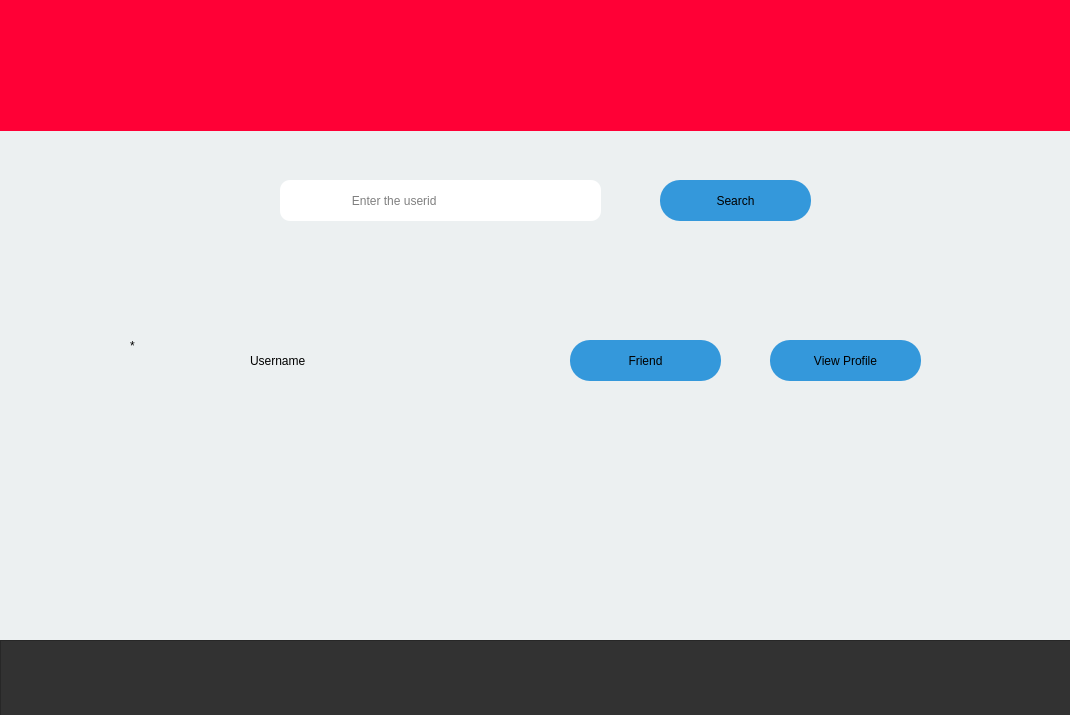
<?xml version="1.0" encoding="UTF-8"?>
<ui version="4.0">
 <class>Search_Page</class>
 <widget class="QDialog" name="Search_Page">
  <property name="geometry">
   <rect>
    <x>0</x>
    <y>0</y>
    <width>1070</width>
    <height>715</height>
   </rect>
  </property>
  <property name="sizePolicy">
   <sizepolicy hsizetype="Preferred" vsizetype="Preferred">
    <horstretch>0</horstretch>
    <verstretch>0</verstretch>
   </sizepolicy>
  </property>
  <property name="minimumSize">
   <size>
    <width>1070</width>
    <height>715</height>
   </size>
  </property>
  <property name="maximumSize">
   <size>
    <width>1070</width>
    <height>800</height>
   </size>
  </property>
  <property name="windowTitle">
   <string>Search</string>
  </property>
  <property name="styleSheet">
   <string notr="true">QDialog{
	background-color: rgb(236, 240, 241);
}
QPushButton::hover{
color:white;
}</string>
  </property>
  <widget class="QLabel" name="label">
   <property name="geometry">
    <rect>
     <x>0</x>
     <y>0</y>
     <width>2001</width>
     <height>131</height>
    </rect>
   </property>
   <property name="styleSheet">
    <string notr="true">QLabel{
background-color:rgb(255,0,54);
}</string>
   </property>
   <property name="text">
    <string/>
   </property>
  </widget>
  <widget class="QLabel" name="label_2">
   <property name="geometry">
    <rect>
     <x>10</x>
     <y>0</y>
     <width>151</width>
     <height>131</height>
    </rect>
   </property>
   <property name="styleSheet">
    <string notr="true">QLabel{border-image: url(:/Final_Logo.png);
}</string>
   </property>
   <property name="text">
    <string/>
   </property>
  </widget>
  <widget class="QFrame" name="frame">
   <property name="geometry">
    <rect>
     <x>0</x>
     <y>640</y>
     <width>2001</width>
     <height>81</height>
    </rect>
   </property>
   <property name="styleSheet">
    <string notr="true">QFrame{
background-color: rgb(50,50,50);
}</string>
   </property>
   <property name="frameShape">
    <enum>QFrame::StyledPanel</enum>
   </property>
   <property name="frameShadow">
    <enum>QFrame::Raised</enum>
   </property>
   <widget class="QPushButton" name="home">
    <property name="geometry">
     <rect>
      <x>190</x>
      <y>10</y>
      <width>61</width>
      <height>61</height>
     </rect>
    </property>
    <property name="styleSheet">
     <string notr="true">QPushButton{
	border-image: url(:/home.png);
border-radius:10px;
min-height:20px;
min-width:20px;
}</string>
    </property>
    <property name="text">
     <string/>
    </property>
   </widget>
   <widget class="QPushButton" name="search">
    <property name="geometry">
     <rect>
      <x>340</x>
      <y>16</y>
      <width>41</width>
      <height>51</height>
     </rect>
    </property>
    <property name="styleSheet">
     <string notr="true">QPushButton{
	border-image: url(:/search.png);
border-radius:10px;
min-height:20px;
min-width:20px;
}</string>
    </property>
    <property name="text">
     <string/>
    </property>
   </widget>
   <widget class="QPushButton" name="cloud">
    <property name="geometry">
     <rect>
      <x>480</x>
      <y>10</y>
      <width>61</width>
      <height>61</height>
     </rect>
    </property>
    <property name="styleSheet">
     <string notr="true">QPushButton{
border-radius:10px;
	border-image: url(:/cloud-computing.png);
min-height:20px;
min-width:20px;
}</string>
    </property>
    <property name="text">
     <string/>
    </property>
   </widget>
   <widget class="QPushButton" name="notification">
    <property name="geometry">
     <rect>
      <x>640</x>
      <y>16</y>
      <width>51</width>
      <height>51</height>
     </rect>
    </property>
    <property name="styleSheet">
     <string notr="true">QPushButton{
	border-image: url(:/notification.png);
border-radius:10px;
min-height:20px;
min-width:20px;
}</string>
    </property>
    <property name="text">
     <string/>
    </property>
   </widget>
   <widget class="QPushButton" name="user">
    <property name="geometry">
     <rect>
      <x>770</x>
      <y>14</y>
      <width>61</width>
      <height>51</height>
     </rect>
    </property>
    <property name="styleSheet">
     <string notr="true">QPushButton{
	border-image: url(:/man-user.png);
border-radius:10px;
min-height:20px;
min-width:20px;
}</string>
    </property>
    <property name="text">
     <string/>
    </property>
   </widget>
  </widget>
  <widget class="QLineEdit" name="lineEdit">
   <property name="geometry">
    <rect>
     <x>280</x>
     <y>180</y>
     <width>321</width>
     <height>41</height>
    </rect>
   </property>
   <property name="layoutDirection">
    <enum>Qt::LeftToRight</enum>
   </property>
   <property name="styleSheet">
    <string notr="true">QLineEdit{
border-radius:10px;
padding-left:10px;
}</string>
   </property>
   <property name="text">
    <string/>
   </property>
   <property name="placeholderText">
    <string>                  Enter the userid </string>
   </property>
  </widget>
  <widget class="QPushButton" name="pushButton_6">
   <property name="geometry">
    <rect>
     <x>660</x>
     <y>180</y>
     <width>151</width>
     <height>41</height>
    </rect>
   </property>
   <property name="styleSheet">
    <string notr="true">QPushButton{
border-radius:20px;
background-color:rgb(52, 152, 219);
font: 14pt &quot;Ubuntu&quot;;
}</string>
   </property>
   <property name="text">
    <string>Search</string>
   </property>
  </widget>
  <widget class="QPushButton" name="pushButton_8">
   <property name="geometry">
    <rect>
     <x>570</x>
     <y>340</y>
     <width>151</width>
     <height>41</height>
    </rect>
   </property>
   <property name="styleSheet">
    <string notr="true">QPushButton{
border-radius:20px;
background-color:rgb(52, 152, 219);
font: 14pt &quot;Ubuntu&quot;;
}</string>
   </property>
   <property name="text">
    <string>Friend</string>
   </property>
  </widget>
  <widget class="QLabel" name="label_4">
   <property name="geometry">
    <rect>
     <x>250</x>
     <y>340</y>
     <width>251</width>
     <height>41</height>
    </rect>
   </property>
   <property name="text">
    <string>Username</string>
   </property>
  </widget>
  <widget class="QLabel" name="label_3">
   <property name="geometry">
    <rect>
     <x>130</x>
     <y>310</y>
     <width>81</width>
     <height>71</height>
    </rect>
   </property>
   <property name="text">
    <string>*</string>
   </property>
  </widget>
  <widget class="QPushButton" name="pushButton_9">
   <property name="geometry">
    <rect>
     <x>770</x>
     <y>340</y>
     <width>151</width>
     <height>41</height>
    </rect>
   </property>
   <property name="styleSheet">
    <string notr="true">QPushButton{
border-radius:20px;
background-color:rgb(52, 152, 219);
font: 14pt &quot;Ubuntu&quot;;
}</string>
   </property>
   <property name="text">
    <string>View Profile</string>
   </property>
  </widget>
  <zorder>label</zorder>
  <zorder>frame</zorder>
  <zorder>label_2</zorder>
  <zorder>lineEdit</zorder>
  <zorder>pushButton_6</zorder>
  <zorder>pushButton_8</zorder>
  <zorder>label_4</zorder>
  <zorder>label_3</zorder>
  <zorder>pushButton_9</zorder>
 </widget>
 <layoutdefault spacing="6" margin="11"/>
 <resources/>
 <connections/>
</ui>
